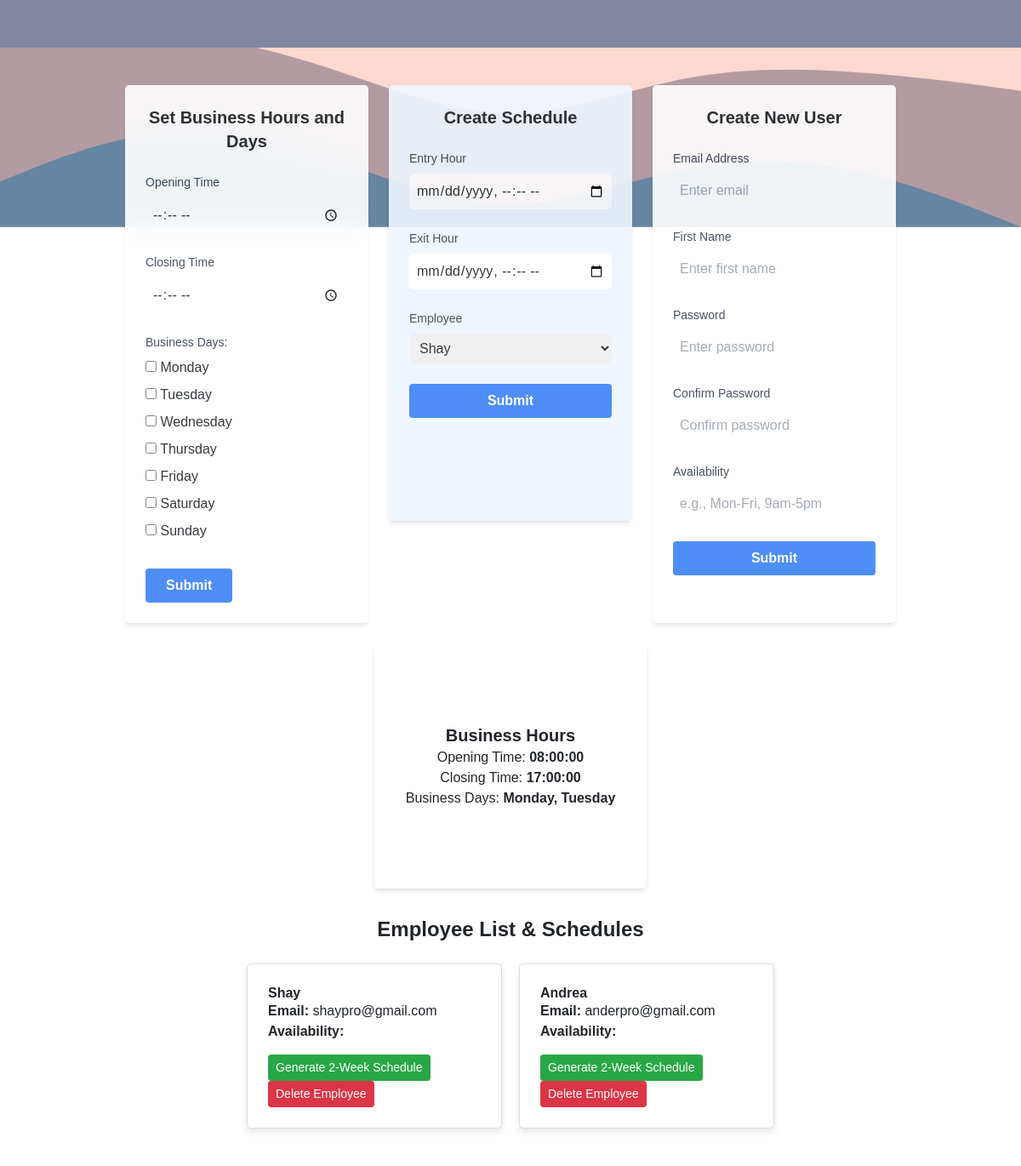
/admin/admin (signed in), run on an earlier commit of the app's database.
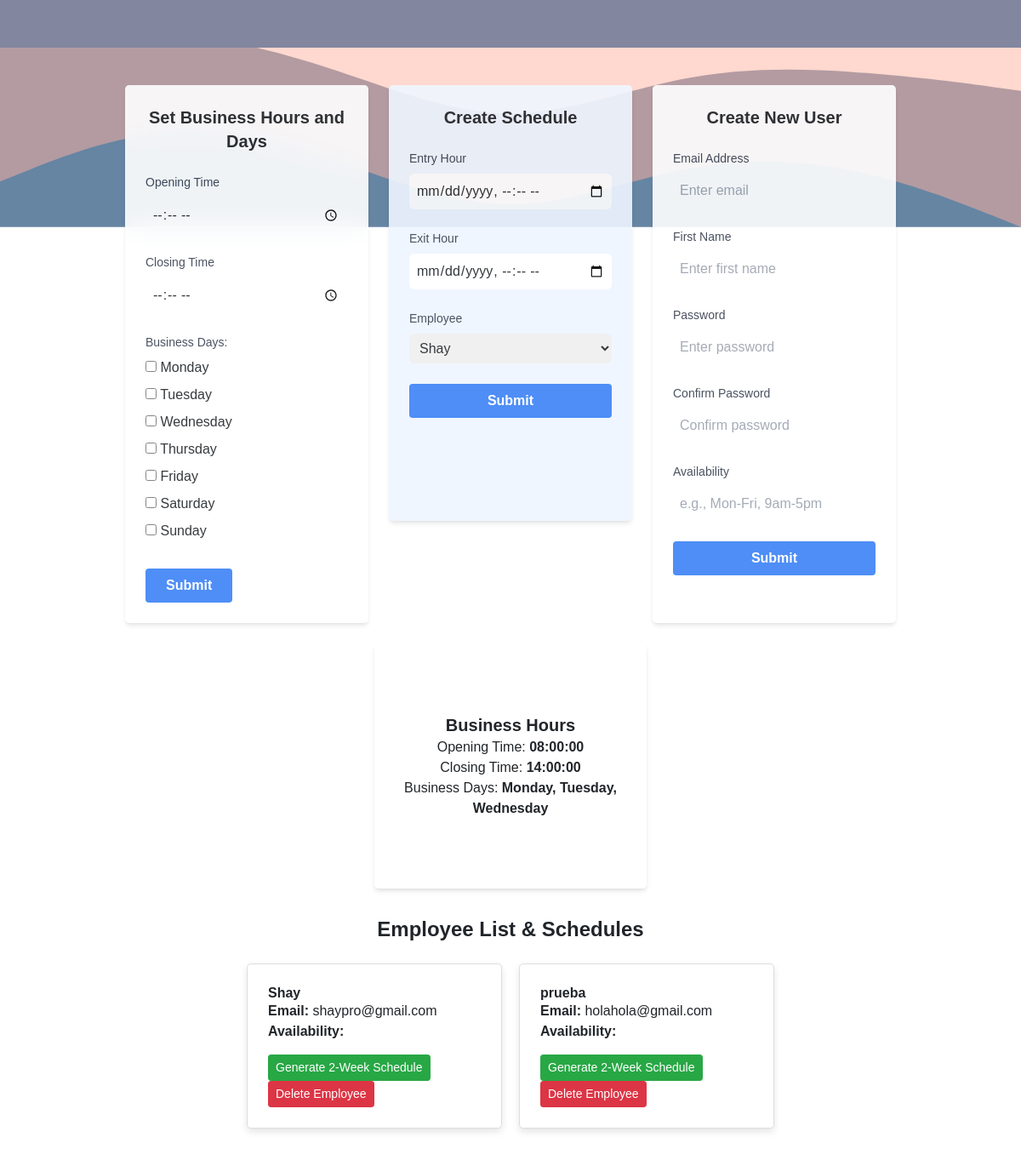
And on a later commit of the database.
### website/models.py (models this page shows)
class User(db.Model, UserMixin):
    id = db.Column(db.Integer, primary_key=True)
    email = db.Column(db.String(150), unique=True)
    password = db.Column(db.String(150))
    first_name = db.Column(db.String(150))
    is_admin = db.Column(db.Boolean, default=False)
    opening_time = db.Column(db.Time, nullable=True)
    closing_time = db.Column(db.Time, nullable=True)
    business_days = db.Column(db.String(20), nullable=True)
    created_by = db.Column(db.Integer, db.ForeignKey('user.id'))
    availability = db.Column(db.String(500))
    schedules = db.relationship('Schedule', foreign_keys='Schedule.employee_id', backref='employee', cascade='all, delete-orphan')
    created_schedules = db.relationship('Schedule', foreign_keys='Schedule.created_by', backref='creator', cascade='all, delete-orphan')
    vacation_hours = db.relationship('VacationHours', foreign_keys='VacationHours.employee_id', backref='employee', cascade='all, delete-orphan')
    created_vacation_hours = db.relationship('VacationHours', foreign_keys='VacationHours.created_by', backref='creator', cascade='all, delete-orphan')

### website/admin.py (the view)
@admin.route('/admin', methods=['GET', 'POST'])
@login_required
def admin_panel():
    if not current_user.is_admin:
        return redirect(url_for('home'))
    employees = User.query.filter_by(created_by=current_user.id).all()
    schedules = Schedule.query.filter_by(created_by=current_user.id).all()
    business_days_list = ['Monday', 'Tuesday', 'Wednesday', 'Thursday', 'Friday', 'Saturday', 'Sunday']
    opening_time = current_user.opening_time
    closing_time = current_user.closing_time
    if opening_time and closing_time:
        from datetime import datetime
        today = datetime.now().date()
        opening_dt = datetime.combine(today, opening_time)
        closing_dt = datetime.combine(today, closing_time)
        total_business_hours = (closing_dt - opening_dt).total_seconds() / 3600
    else:
        total_business_hours = 0  # Default if times are not set
    can_create_schedule = total_business_hours <= 9
    valid_schedules = []
    for schedule in schedules:
        total_hours = (schedule.shift_end - schedule.shift_start).total_seconds() / 3600 - 1  # Subtracting break time
        if total_hours >= 8:  # Only include valid schedules
            valid_schedules.append(schedule)
    return render_template(
        'admin_panel.html',
        employees=employees,
        schedules=valid_schedules,
        user=current_user,
        business_days_list=business_days_list,
        can_create_schedule=can_create_schedule
    )

### website/__init__.py (called while the page is built)
def create_app():
    app = Flask(__name__)
    app.config['SECRET_KEY'] = os.getenv('SECRET_KEY')
    app.config['SQLALCHEMY_DATABASE_URI'] = f'sqlite:///{DB_NAME}'
    db.init_app(app)
    migrate.init_app(app, db)
    from .admin import admin
    from .auth import auth
    from .views import views
    app.register_blueprint(views, url_prefix='/')
    app.register_blueprint(admin, url_prefix='/admin')
    app.register_blueprint(auth, url_prefix='/auth')
    from .models import User, Schedule, VacationHours
    with app.app_context():
        db.create_all()
    login_manager = LoginManager()
    login_manager.login_view = 'auth.login'
    login_manager.init_app(app)
    @login_manager.user_loader
    def load_user(id):
        return User.query.get(int(id))
    @app.before_request
    def before_request():
        g.user = current_user
    create_database(app)
    return app

### website/templates/admin_panel.html (shortened to what the changed rows need)
{% extends "base.html" %}
{% block content %}
    <div class="content">
<div class="flex justify-center items-center">
<div class="p-6 bg-opacity-80 shadow-md rounded-lg backdrop-blur-lg content-center" style="height: 18rem; width: 20rem;">
    <p class="text-center">Opening Time: <strong>{{ user.opening_time }}</strong></p>
    <p class="text-center">Closing Time: <strong>{{ user.closing_time }}</strong></p>
    <p class="text-center">Business Days:
        {% if user.business_days %}
            {% set business_days = user.business_days.split(',') %}
            {% set business_days_names = [] %}
            {% for day in business_days %}
                {% set _ = business_days_names.append(business_days_list[day|int]) %}
            {% endfor %}
            <strong>{{ ', '.join(business_days_names) }}</strong>
        {% else %}
            <strong>Not Set</strong>
        {% endif %}
    </p>
</div>
</div>
<div class="mt-8">
    <div class="employee-schedule-container mt-4">
        {% for employee in employees %}
            <div class="employee-card bg-white p-4 shadow-md rounded-lg mb-4">
                <h4 class="font-semibold">{{ employee.first_name }}</h4>
                <p><strong>Email:</strong> {{ employee.email }}</p>
                <p><strong>Availability:</strong> {{ employee.availability }}</p>
                <div class="employee-actions">
                    {% if can_create_schedule %}
                        <form method="POST" action="{{ url_for('admin.generate_schedule', employee_id=employee.id, duration=2) }}" style="display:inline;">
                            <button type="submit" class="btn btn-success btn-sm">Generate 2-Week Schedule</button>
                        </form>
                    {% endif %}
                    <form method="POST" action="{{ url_for('admin.delete_employee', id=employee.id) }}" style="display:inline;">
                        <button type="submit" class="btn btn-danger btn-sm">Delete Employee</button>
                    </form>
                </div>
            </div>
        {% endfor %}
    </div>
</div>
</div>
{% endblock %}

What changed in the data, as far as the page shows it:
removed User: first_name "Andrea", email "anderpro@gmail.com"
changed User (number 1 of 3 on the later page): closing_time "17:00:00" → "14:00:00"
added User: first_name "prueba", email "holahola@gmail.com"
Also different on the page:
{{ ', '.join(business_days_names) }}: "Monday, Tuesday" → "Monday, Tuesday, Wednesday"
